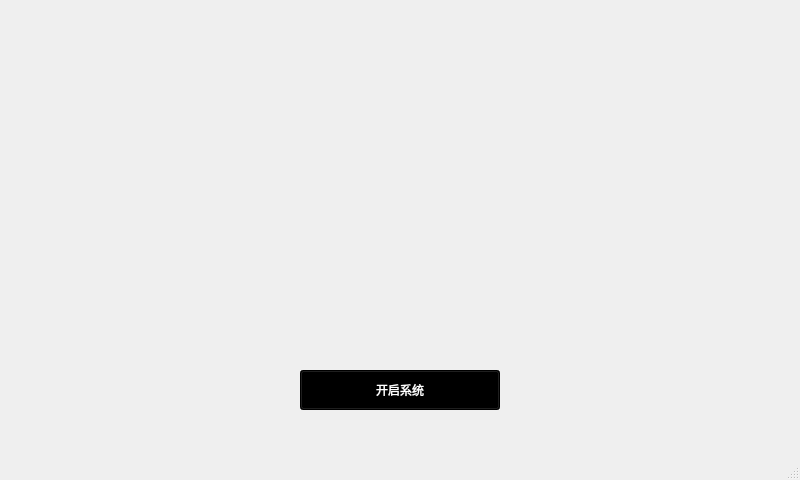
<?xml version="1.0" encoding="UTF-8"?>
<ui version="4.0">
 <class>Sysoffwindow</class>
 <widget class="QMainWindow" name="Sysoffwindow">
  <property name="geometry">
   <rect>
    <x>0</x>
    <y>0</y>
    <width>800</width>
    <height>480</height>
   </rect>
  </property>
  <property name="minimumSize">
   <size>
    <width>800</width>
    <height>480</height>
   </size>
  </property>
  <property name="maximumSize">
   <size>
    <width>800</width>
    <height>480</height>
   </size>
  </property>
  <property name="windowTitle">
   <string>神荼系统</string>
  </property>
  <property name="styleSheet">
   <string notr="true">#Sysoffwindow{border-image: url(:/lay/traininrail.jpg);}</string>
  </property>
  <widget class="QWidget" name="centralwidget">
   <widget class="QPushButton" name="OpenBt">
    <property name="geometry">
     <rect>
      <x>300</x>
      <y>370</y>
      <width>200</width>
      <height>40</height>
     </rect>
    </property>
    <property name="minimumSize">
     <size>
      <width>200</width>
      <height>40</height>
     </size>
    </property>
    <property name="maximumSize">
     <size>
      <width>200</width>
      <height>40</height>
     </size>
    </property>
    <property name="styleSheet">
     <string notr="true">font: 18pt &quot;楷体&quot;;
color: rgb(255, 255, 255);
background-color: rgb(0, 0, 0);
</string>
    </property>
    <property name="text">
     <string>开启系统</string>
    </property>
   </widget>
  </widget>
  <widget class="QMenuBar" name="menubar">
   <property name="geometry">
    <rect>
     <x>0</x>
     <y>0</y>
     <width>800</width>
     <height>22</height>
    </rect>
   </property>
  </widget>
  <widget class="QStatusBar" name="statusbar"/>
 </widget>
 <resources>
  <include location="traininrail.qrc"/>
  <include location="welcome.qrc"/>
 </resources>
 <connections/>
</ui>
